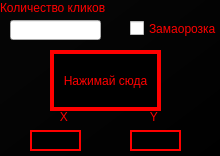
<?xml version="1.0" encoding="UTF-8"?>
<ui version="4.0">
 <class>Form</class>
 <widget class="QWidget" name="Form">
  <property name="geometry">
   <rect>
    <x>0</x>
    <y>0</y>
    <width>220</width>
    <height>156</height>
   </rect>
  </property>
  <property name="windowTitle">
   <string>Form</string>
  </property>
  <property name="styleSheet">
   <string notr="true"/>
  </property>
  <widget class="QPushButton" name="pushButton">
   <property name="geometry">
    <rect>
     <x>50</x>
     <y>50</y>
     <width>111</width>
     <height>61</height>
    </rect>
   </property>
   <property name="styleSheet">
    <string notr="true">QWidget {
	background-color: rgb(0, 0, 0);
	border: 4px solid rgb(255, 0, 0);
	color: rgb(255, 0, 0);
}</string>
   </property>
   <property name="text">
    <string>Нажимай сюда</string>
   </property>
  </widget>
  <widget class="QLabel" name="Pos_x">
   <property name="geometry">
    <rect>
     <x>30</x>
     <y>130</y>
     <width>51</width>
     <height>21</height>
    </rect>
   </property>
   <property name="styleSheet">
    <string notr="true">QWidget {
	background-color: rgb(0, 0, 0);
	border: 2px solid rgb(255, 0, 0);
	color: rgb(255, 0, 0);
}</string>
   </property>
   <property name="text">
    <string/>
   </property>
  </widget>
  <widget class="QLabel" name="Pos_y">
   <property name="geometry">
    <rect>
     <x>130</x>
     <y>130</y>
     <width>51</width>
     <height>21</height>
    </rect>
   </property>
   <property name="styleSheet">
    <string notr="true">QWidget {
	background-color: rgb(0, 0, 0);
	border: 2px solid rgb(255, 0, 0);
	color: rgb(255, 0, 0);
}</string>
   </property>
   <property name="text">
    <string/>
   </property>
  </widget>
  <widget class="QLabel" name="Xp">
   <property name="geometry">
    <rect>
     <x>40</x>
     <y>110</y>
     <width>48</width>
     <height>13</height>
    </rect>
   </property>
   <property name="styleSheet">
    <string notr="true">QWidget
{
	color: rgb(255, 0, 0);
}</string>
   </property>
   <property name="text">
    <string>      X</string>
   </property>
  </widget>
  <widget class="QLabel" name="Yp">
   <property name="geometry">
    <rect>
     <x>130</x>
     <y>110</y>
     <width>48</width>
     <height>13</height>
    </rect>
   </property>
   <property name="styleSheet">
    <string notr="true">QWidget
{
	color: rgb(255, 0, 0);
}</string>
   </property>
   <property name="text">
    <string>      Y</string>
   </property>
  </widget>
  <widget class="QCheckBox" name="Freething">
   <property name="geometry">
    <rect>
     <x>130</x>
     <y>20</y>
     <width>91</width>
     <height>17</height>
    </rect>
   </property>
   <property name="styleSheet">
    <string notr="true">QWidget
{
	color: rgb(255, 0, 0);
}</string>
   </property>
   <property name="text">
    <string>Замаорозка</string>
   </property>
  </widget>
  <widget class="QLineEdit" name="KOL_CLICK_SEK">
   <property name="geometry">
    <rect>
     <x>10</x>
     <y>20</y>
     <width>91</width>
     <height>20</height>
    </rect>
   </property>
   <property name="styleSheet">
    <string notr="true">QWidget
{
	color: rgb(255, 0, 0);
}</string>
   </property>
  </widget>
  <widget class="QLabel" name="Kol_click_sek">
   <property name="geometry">
    <rect>
     <x>0</x>
     <y>0</y>
     <width>111</width>
     <height>16</height>
    </rect>
   </property>
   <property name="styleSheet">
    <string notr="true">QWidget
{
	color: rgb(255, 0, 0);
}</string>
   </property>
   <property name="text">
    <string>Количество кликов</string>
   </property>
  </widget>
  <widget class="QGraphicsView" name="Fon">
   <property name="geometry">
    <rect>
     <x>-30</x>
     <y>-20</y>
     <width>256</width>
     <height>192</height>
    </rect>
   </property>
   <property name="styleSheet">
    <string notr="true">QWidget {
	background-color: qlineargradient(spread:reflect, x1:0, y1:0, x2:1, y2:1, stop:0.318182 rgba(5, 5, 5, 255), stop:0.965909 rgba(255, 255, , 255));
}</string>
   </property>
  </widget>
  <zorder>Fon</zorder>
  <zorder>pushButton</zorder>
  <zorder>Pos_x</zorder>
  <zorder>Pos_y</zorder>
  <zorder>Xp</zorder>
  <zorder>Yp</zorder>
  <zorder>Freething</zorder>
  <zorder>KOL_CLICK_SEK</zorder>
  <zorder>Kol_click_sek</zorder>
 </widget>
 <resources/>
 <connections/>
</ui>
